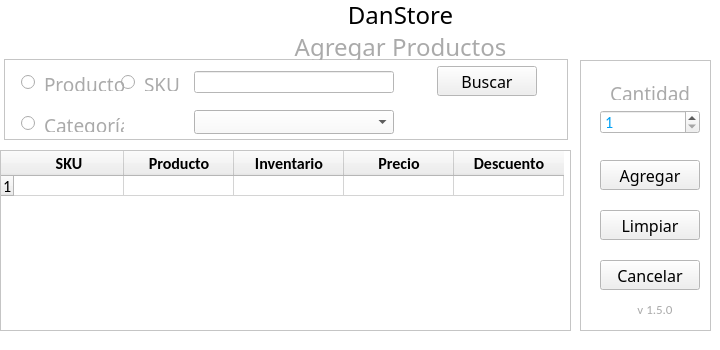
<?xml version="1.0" encoding="UTF-8"?>
<ui version="4.0">
 <class>MainWindow</class>
 <widget class="QMainWindow" name="MainWindow">
  <property name="geometry">
   <rect>
    <x>0</x>
    <y>0</y>
    <width>720</width>
    <height>350</height>
   </rect>
  </property>
  <property name="minimumSize">
   <size>
    <width>720</width>
    <height>350</height>
   </size>
  </property>
  <property name="maximumSize">
   <size>
    <width>720</width>
    <height>350</height>
   </size>
  </property>
  <property name="palette">
   <palette>
    <active>
     <colorrole role="Base">
      <brush brushstyle="SolidPattern">
       <color alpha="255">
        <red>255</red>
        <green>255</green>
        <blue>255</blue>
       </color>
      </brush>
     </colorrole>
     <colorrole role="Window">
      <brush brushstyle="SolidPattern">
       <color alpha="255">
        <red>255</red>
        <green>255</green>
        <blue>255</blue>
       </color>
      </brush>
     </colorrole>
    </active>
    <inactive>
     <colorrole role="Base">
      <brush brushstyle="SolidPattern">
       <color alpha="255">
        <red>255</red>
        <green>255</green>
        <blue>255</blue>
       </color>
      </brush>
     </colorrole>
     <colorrole role="Window">
      <brush brushstyle="SolidPattern">
       <color alpha="255">
        <red>255</red>
        <green>255</green>
        <blue>255</blue>
       </color>
      </brush>
     </colorrole>
    </inactive>
    <disabled>
     <colorrole role="Base">
      <brush brushstyle="SolidPattern">
       <color alpha="255">
        <red>255</red>
        <green>255</green>
        <blue>255</blue>
       </color>
      </brush>
     </colorrole>
     <colorrole role="Window">
      <brush brushstyle="SolidPattern">
       <color alpha="255">
        <red>255</red>
        <green>255</green>
        <blue>255</blue>
       </color>
      </brush>
     </colorrole>
    </disabled>
   </palette>
  </property>
  <property name="windowTitle">
   <string>Agregar Productos</string>
  </property>
  <widget class="QWidget" name="centralwidget">
   <widget class="QLabel" name="L1">
    <property name="geometry">
     <rect>
      <x>0</x>
      <y>0</y>
      <width>801</width>
      <height>30</height>
     </rect>
    </property>
    <property name="font">
     <font>
      <family>Impact</family>
      <pointsize>18</pointsize>
     </font>
    </property>
    <property name="text">
     <string>DanStore</string>
    </property>
    <property name="alignment">
     <set>Qt::AlignCenter</set>
    </property>
   </widget>
   <widget class="QFrame" name="fr_buscar">
    <property name="geometry">
     <rect>
      <x>4</x>
      <y>59</y>
      <width>564</width>
      <height>81</height>
     </rect>
    </property>
    <property name="frameShape">
     <enum>QFrame::StyledPanel</enum>
    </property>
    <property name="frameShadow">
     <enum>QFrame::Raised</enum>
    </property>
    <widget class="QPushButton" name="b_Buscar">
     <property name="geometry">
      <rect>
       <x>433</x>
       <y>7</y>
       <width>100</width>
       <height>30</height>
      </rect>
     </property>
     <property name="font">
      <font>
       <family>Swis721 LtCn BT</family>
       <pointsize>12</pointsize>
      </font>
     </property>
     <property name="focusPolicy">
      <enum>Qt::StrongFocus</enum>
     </property>
     <property name="text">
      <string>Buscar</string>
     </property>
    </widget>
    <widget class="QLabel" name="L4">
     <property name="geometry">
      <rect>
       <x>140</x>
       <y>12</y>
       <width>80</width>
       <height>20</height>
      </rect>
     </property>
     <property name="font">
      <font>
       <family>Swis721 LtCn BT</family>
       <pointsize>14</pointsize>
      </font>
     </property>
     <property name="text">
      <string>&lt;html&gt;&lt;head/&gt;&lt;body&gt;&lt;p&gt;&lt;span style=&quot; color:#aaaaaa;&quot;&gt;SKU&lt;/span&gt;&lt;/p&gt;&lt;/body&gt;&lt;/html&gt;</string>
     </property>
    </widget>
    <widget class="QLineEdit" name="D_sku">
     <property name="geometry">
      <rect>
       <x>190</x>
       <y>12</y>
       <width>200</width>
       <height>22</height>
      </rect>
     </property>
     <property name="palette">
      <palette>
       <active>
        <colorrole role="Text">
         <brush brushstyle="SolidPattern">
          <color alpha="255">
           <red>0</red>
           <green>160</green>
           <blue>245</blue>
          </color>
         </brush>
        </colorrole>
       </active>
       <inactive>
        <colorrole role="Text">
         <brush brushstyle="SolidPattern">
          <color alpha="255">
           <red>0</red>
           <green>160</green>
           <blue>245</blue>
          </color>
         </brush>
        </colorrole>
       </inactive>
       <disabled>
        <colorrole role="Text">
         <brush brushstyle="SolidPattern">
          <color alpha="255">
           <red>120</red>
           <green>120</green>
           <blue>120</blue>
          </color>
         </brush>
        </colorrole>
       </disabled>
      </palette>
     </property>
     <property name="font">
      <font>
       <family>Calibri</family>
       <pointsize>14</pointsize>
      </font>
     </property>
     <property name="text">
      <string/>
     </property>
     <property name="maxLength">
      <number>10</number>
     </property>
     <property name="clearButtonEnabled">
      <bool>true</bool>
     </property>
    </widget>
    <widget class="QLabel" name="L5">
     <property name="geometry">
      <rect>
       <x>40</x>
       <y>53</y>
       <width>80</width>
       <height>20</height>
      </rect>
     </property>
     <property name="font">
      <font>
       <family>Swis721 LtCn BT</family>
       <pointsize>14</pointsize>
      </font>
     </property>
     <property name="text">
      <string>&lt;html&gt;&lt;head/&gt;&lt;body&gt;&lt;p&gt;&lt;span style=&quot; color:#aaaaaa;&quot;&gt;Categoría&lt;/span&gt;&lt;/p&gt;&lt;/body&gt;&lt;/html&gt;</string>
     </property>
    </widget>
    <widget class="QComboBox" name="D_categoria">
     <property name="geometry">
      <rect>
       <x>190</x>
       <y>51</y>
       <width>200</width>
       <height>24</height>
      </rect>
     </property>
     <property name="palette">
      <palette>
       <active>
        <colorrole role="Button">
         <brush brushstyle="SolidPattern">
          <color alpha="255">
           <red>250</red>
           <green>250</green>
           <blue>250</blue>
          </color>
         </brush>
        </colorrole>
        <colorrole role="Text">
         <brush brushstyle="SolidPattern">
          <color alpha="255">
           <red>0</red>
           <green>160</green>
           <blue>245</blue>
          </color>
         </brush>
        </colorrole>
        <colorrole role="Base">
         <brush brushstyle="SolidPattern">
          <color alpha="255">
           <red>250</red>
           <green>250</green>
           <blue>250</blue>
          </color>
         </brush>
        </colorrole>
        <colorrole role="Window">
         <brush brushstyle="SolidPattern">
          <color alpha="255">
           <red>250</red>
           <green>250</green>
           <blue>250</blue>
          </color>
         </brush>
        </colorrole>
        <colorrole role="Highlight">
         <brush brushstyle="SolidPattern">
          <color alpha="255">
           <red>0</red>
           <green>160</green>
           <blue>245</blue>
          </color>
         </brush>
        </colorrole>
       </active>
       <inactive>
        <colorrole role="Button">
         <brush brushstyle="SolidPattern">
          <color alpha="255">
           <red>250</red>
           <green>250</green>
           <blue>250</blue>
          </color>
         </brush>
        </colorrole>
        <colorrole role="Text">
         <brush brushstyle="SolidPattern">
          <color alpha="255">
           <red>0</red>
           <green>160</green>
           <blue>245</blue>
          </color>
         </brush>
        </colorrole>
        <colorrole role="Base">
         <brush brushstyle="SolidPattern">
          <color alpha="255">
           <red>250</red>
           <green>250</green>
           <blue>250</blue>
          </color>
         </brush>
        </colorrole>
        <colorrole role="Window">
         <brush brushstyle="SolidPattern">
          <color alpha="255">
           <red>250</red>
           <green>250</green>
           <blue>250</blue>
          </color>
         </brush>
        </colorrole>
        <colorrole role="Highlight">
         <brush brushstyle="SolidPattern">
          <color alpha="255">
           <red>0</red>
           <green>160</green>
           <blue>245</blue>
          </color>
         </brush>
        </colorrole>
       </inactive>
       <disabled>
        <colorrole role="Button">
         <brush brushstyle="SolidPattern">
          <color alpha="255">
           <red>250</red>
           <green>250</green>
           <blue>250</blue>
          </color>
         </brush>
        </colorrole>
        <colorrole role="Text">
         <brush brushstyle="SolidPattern">
          <color alpha="255">
           <red>120</red>
           <green>120</green>
           <blue>120</blue>
          </color>
         </brush>
        </colorrole>
        <colorrole role="Base">
         <brush brushstyle="SolidPattern">
          <color alpha="255">
           <red>250</red>
           <green>250</green>
           <blue>250</blue>
          </color>
         </brush>
        </colorrole>
        <colorrole role="Window">
         <brush brushstyle="SolidPattern">
          <color alpha="255">
           <red>250</red>
           <green>250</green>
           <blue>250</blue>
          </color>
         </brush>
        </colorrole>
        <colorrole role="Highlight">
         <brush brushstyle="SolidPattern">
          <color alpha="255">
           <red>0</red>
           <green>160</green>
           <blue>245</blue>
          </color>
         </brush>
        </colorrole>
       </disabled>
      </palette>
     </property>
     <property name="font">
      <font>
       <family>Calibri</family>
       <pointsize>14</pointsize>
      </font>
     </property>
     <property name="styleSheet">
      <string notr="true">background-color: rgb(250, 250, 250);</string>
     </property>
     <property name="editable">
      <bool>false</bool>
     </property>
     <property name="frame">
      <bool>true</bool>
     </property>
     <item>
      <property name="text">
       <string/>
      </property>
     </item>
    </widget>
    <widget class="QRadioButton" name="b_sku">
     <property name="geometry">
      <rect>
       <x>117</x>
       <y>15</y>
       <width>15</width>
       <height>17</height>
      </rect>
     </property>
     <property name="text">
      <string/>
     </property>
    </widget>
    <widget class="QRadioButton" name="b_categoria">
     <property name="geometry">
      <rect>
       <x>17</x>
       <y>56</y>
       <width>15</width>
       <height>17</height>
      </rect>
     </property>
     <property name="text">
      <string/>
     </property>
    </widget>
    <widget class="QRadioButton" name="b_producto">
     <property name="geometry">
      <rect>
       <x>17</x>
       <y>15</y>
       <width>15</width>
       <height>17</height>
      </rect>
     </property>
     <property name="text">
      <string/>
     </property>
    </widget>
    <widget class="QLabel" name="L3">
     <property name="geometry">
      <rect>
       <x>40</x>
       <y>12</y>
       <width>80</width>
       <height>20</height>
      </rect>
     </property>
     <property name="font">
      <font>
       <family>Swis721 LtCn BT</family>
       <pointsize>14</pointsize>
      </font>
     </property>
     <property name="text">
      <string>&lt;html&gt;&lt;head/&gt;&lt;body&gt;&lt;p&gt;&lt;span style=&quot; color:#aaaaaa;&quot;&gt;Productos&lt;/span&gt;&lt;/p&gt;&lt;/body&gt;&lt;/html&gt;</string>
     </property>
    </widget>
   </widget>
   <widget class="QLabel" name="L2">
    <property name="geometry">
     <rect>
      <x>0</x>
      <y>30</y>
      <width>801</width>
      <height>30</height>
     </rect>
    </property>
    <property name="font">
     <font>
      <family>Swis721 LtCn BT</family>
      <pointsize>18</pointsize>
     </font>
    </property>
    <property name="frameShadow">
     <enum>QFrame::Plain</enum>
    </property>
    <property name="midLineWidth">
     <number>0</number>
    </property>
    <property name="text">
     <string>&lt;html&gt;&lt;head/&gt;&lt;body&gt;&lt;p&gt;&lt;span style=&quot; color:#aaaaaa;&quot;&gt;Agregar Productos&lt;/span&gt;&lt;/p&gt;&lt;/body&gt;&lt;/html&gt;</string>
    </property>
    <property name="alignment">
     <set>Qt::AlignCenter</set>
    </property>
   </widget>
   <widget class="QTableWidget" name="t_Productos">
    <property name="geometry">
     <rect>
      <x>0</x>
      <y>150</y>
      <width>571</width>
      <height>181</height>
     </rect>
    </property>
    <attribute name="horizontalHeaderVisible">
     <bool>true</bool>
    </attribute>
    <attribute name="horizontalHeaderCascadingSectionResizes">
     <bool>false</bool>
    </attribute>
    <attribute name="horizontalHeaderDefaultSectionSize">
     <number>110</number>
    </attribute>
    <attribute name="horizontalHeaderMinimumSectionSize">
     <number>10</number>
    </attribute>
    <attribute name="verticalHeaderDefaultSectionSize">
     <number>20</number>
    </attribute>
    <row>
     <property name="text">
      <string>1</string>
     </property>
     <property name="font">
      <font>
       <family>Calibri</family>
       <pointsize>12</pointsize>
      </font>
     </property>
    </row>
    <column>
     <property name="text">
      <string>SKU</string>
     </property>
     <property name="font">
      <font>
       <family>Calibri</family>
       <pointsize>12</pointsize>
       <weight>75</weight>
       <bold>true</bold>
      </font>
     </property>
     <property name="textAlignment">
      <set>AlignCenter</set>
     </property>
     <property name="foreground">
      <brush brushstyle="SolidPattern">
       <color alpha="255">
        <red>0</red>
        <green>0</green>
        <blue>0</blue>
       </color>
      </brush>
     </property>
    </column>
    <column>
     <property name="text">
      <string>Producto</string>
     </property>
     <property name="font">
      <font>
       <family>Calibri</family>
       <pointsize>12</pointsize>
       <weight>75</weight>
       <bold>true</bold>
      </font>
     </property>
     <property name="textAlignment">
      <set>AlignCenter</set>
     </property>
    </column>
    <column>
     <property name="text">
      <string>Inventario</string>
     </property>
     <property name="font">
      <font>
       <family>Calibri</family>
       <pointsize>12</pointsize>
       <weight>75</weight>
       <bold>true</bold>
      </font>
     </property>
     <property name="textAlignment">
      <set>AlignCenter</set>
     </property>
    </column>
    <column>
     <property name="text">
      <string>Precio</string>
     </property>
     <property name="font">
      <font>
       <family>Calibri</family>
       <pointsize>12</pointsize>
       <weight>75</weight>
       <bold>true</bold>
      </font>
     </property>
     <property name="textAlignment">
      <set>AlignCenter</set>
     </property>
    </column>
    <column>
     <property name="text">
      <string>Descuento</string>
     </property>
     <property name="font">
      <font>
       <family>Calibri</family>
       <pointsize>12</pointsize>
       <weight>75</weight>
       <bold>true</bold>
      </font>
     </property>
     <property name="textAlignment">
      <set>AlignCenter</set>
     </property>
    </column>
    <item row="0" column="0">
     <property name="text">
      <string/>
     </property>
    </item>
   </widget>
   <widget class="QFrame" name="frame">
    <property name="geometry">
     <rect>
      <x>580</x>
      <y>60</y>
      <width>131</width>
      <height>271</height>
     </rect>
    </property>
    <property name="frameShape">
     <enum>QFrame::StyledPanel</enum>
    </property>
    <property name="frameShadow">
     <enum>QFrame::Raised</enum>
    </property>
    <widget class="QLabel" name="L7">
     <property name="geometry">
      <rect>
       <x>50</x>
       <y>240</y>
       <width>50</width>
       <height>20</height>
      </rect>
     </property>
     <property name="font">
      <font>
       <family>Calibri</family>
       <pointsize>14</pointsize>
      </font>
     </property>
     <property name="text">
      <string>&lt;html&gt;&lt;head/&gt;&lt;body&gt;&lt;p&gt;&lt;span style=&quot; font-size:10pt; color:#aaaaaa;&quot;&gt;v 1.5.0&lt;/span&gt;&lt;/p&gt;&lt;/body&gt;&lt;/html&gt;</string>
     </property>
     <property name="alignment">
      <set>Qt::AlignCenter</set>
     </property>
    </widget>
    <widget class="QPushButton" name="b_Agregar">
     <property name="geometry">
      <rect>
       <x>20</x>
       <y>100</y>
       <width>100</width>
       <height>30</height>
      </rect>
     </property>
     <property name="font">
      <font>
       <family>Swis721 LtCn BT</family>
       <pointsize>12</pointsize>
      </font>
     </property>
     <property name="focusPolicy">
      <enum>Qt::StrongFocus</enum>
     </property>
     <property name="text">
      <string>Agregar</string>
     </property>
    </widget>
    <widget class="QPushButton" name="b_Limpiar">
     <property name="geometry">
      <rect>
       <x>20</x>
       <y>150</y>
       <width>100</width>
       <height>30</height>
      </rect>
     </property>
     <property name="font">
      <font>
       <family>Swis721 LtCn BT</family>
       <pointsize>12</pointsize>
      </font>
     </property>
     <property name="focusPolicy">
      <enum>Qt::StrongFocus</enum>
     </property>
     <property name="text">
      <string>Limpiar</string>
     </property>
    </widget>
    <widget class="QSpinBox" name="D_cantidad">
     <property name="geometry">
      <rect>
       <x>20</x>
       <y>50</y>
       <width>100</width>
       <height>24</height>
      </rect>
     </property>
     <property name="palette">
      <palette>
       <active>
        <colorrole role="Text">
         <brush brushstyle="SolidPattern">
          <color alpha="255">
           <red>0</red>
           <green>160</green>
           <blue>245</blue>
          </color>
         </brush>
        </colorrole>
        <colorrole role="Highlight">
         <brush brushstyle="SolidPattern">
          <color alpha="255">
           <red>0</red>
           <green>160</green>
           <blue>245</blue>
          </color>
         </brush>
        </colorrole>
       </active>
       <inactive>
        <colorrole role="Text">
         <brush brushstyle="SolidPattern">
          <color alpha="255">
           <red>0</red>
           <green>160</green>
           <blue>245</blue>
          </color>
         </brush>
        </colorrole>
        <colorrole role="Highlight">
         <brush brushstyle="SolidPattern">
          <color alpha="255">
           <red>0</red>
           <green>160</green>
           <blue>245</blue>
          </color>
         </brush>
        </colorrole>
       </inactive>
       <disabled>
        <colorrole role="Text">
         <brush brushstyle="SolidPattern">
          <color alpha="255">
           <red>120</red>
           <green>120</green>
           <blue>120</blue>
          </color>
         </brush>
        </colorrole>
        <colorrole role="Highlight">
         <brush brushstyle="SolidPattern">
          <color alpha="255">
           <red>0</red>
           <green>120</green>
           <blue>215</blue>
          </color>
         </brush>
        </colorrole>
       </disabled>
      </palette>
     </property>
     <property name="font">
      <font>
       <family>Calibri</family>
       <pointsize>12</pointsize>
      </font>
     </property>
     <property name="suffix">
      <string/>
     </property>
     <property name="minimum">
      <number>1</number>
     </property>
     <property name="maximum">
      <number>1000</number>
     </property>
    </widget>
    <widget class="QPushButton" name="b_Cancelar">
     <property name="geometry">
      <rect>
       <x>20</x>
       <y>200</y>
       <width>100</width>
       <height>30</height>
      </rect>
     </property>
     <property name="font">
      <font>
       <family>Swis721 LtCn BT</family>
       <pointsize>12</pointsize>
      </font>
     </property>
     <property name="focusPolicy">
      <enum>Qt::StrongFocus</enum>
     </property>
     <property name="text">
      <string>Cancelar</string>
     </property>
    </widget>
    <widget class="QLabel" name="L6">
     <property name="geometry">
      <rect>
       <x>30</x>
       <y>20</y>
       <width>80</width>
       <height>20</height>
      </rect>
     </property>
     <property name="font">
      <font>
       <family>Swis721 LtCn BT</family>
       <pointsize>14</pointsize>
      </font>
     </property>
     <property name="text">
      <string>&lt;html&gt;&lt;head/&gt;&lt;body&gt;&lt;p align=&quot;center&quot;&gt;&lt;span style=&quot; color:#aaaaaa;&quot;&gt;Cantidad&lt;/span&gt;&lt;/p&gt;&lt;/body&gt;&lt;/html&gt;</string>
     </property>
    </widget>
   </widget>
  </widget>
 </widget>
 <tabstops>
  <tabstop>b_sku</tabstop>
  <tabstop>b_categoria</tabstop>
  <tabstop>D_sku</tabstop>
  <tabstop>D_categoria</tabstop>
  <tabstop>b_Buscar</tabstop>
  <tabstop>t_Productos</tabstop>
  <tabstop>b_Agregar</tabstop>
  <tabstop>b_Cancelar</tabstop>
 </tabstops>
 <resources/>
 <connections/>
</ui>
